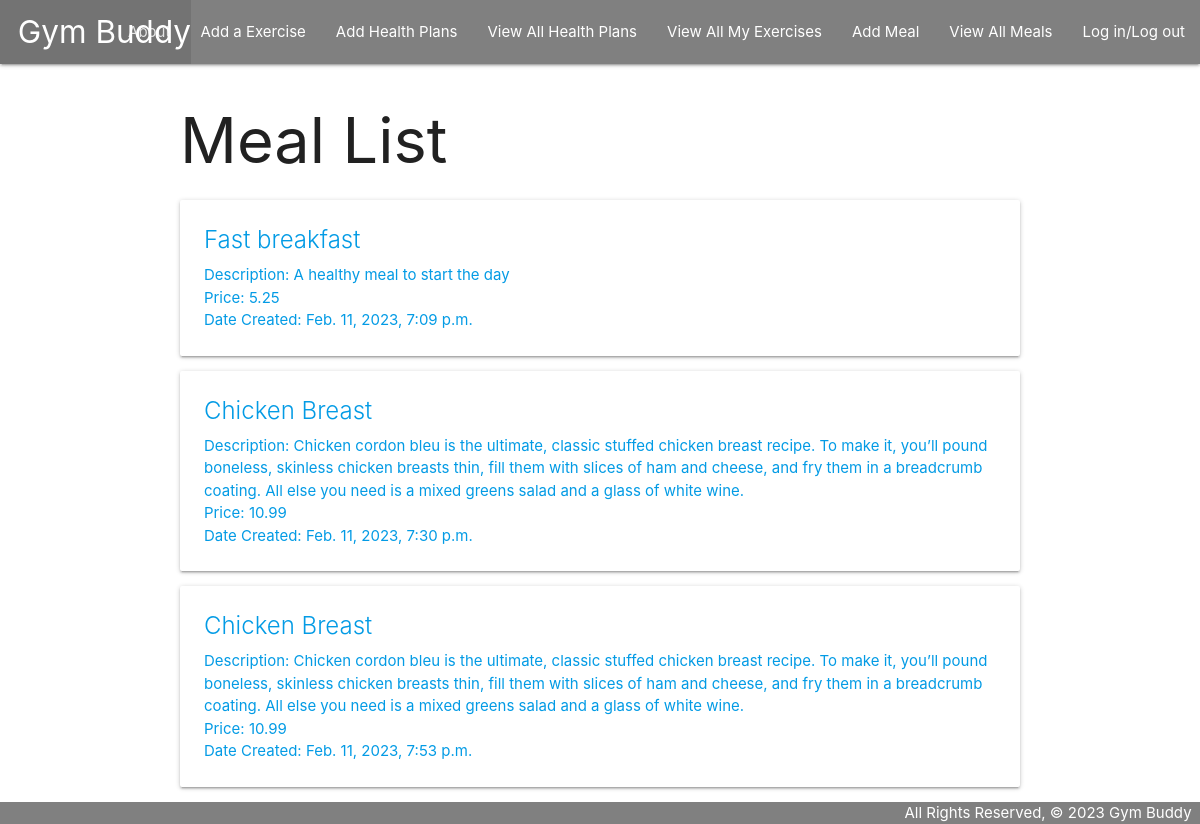
Screenshot of /meals/ with the database file from the repository.
### main_app/models.py (models this page shows, shortened)
class Meal(models.Model):
    name = models.CharField(max_length=50)
    description = models.TextField()
    price = models.DecimalField(max_digits=5, decimal_places=2)
    created_at = models.DateTimeField(auto_now_add=True)

### main_app/views.py (the view)
# urls.py: path('meals/', views.MealList.as_view(), name='meals_index'),
class MealList(ListView):
  model = Meal

### main_app/templates/main_app/meal_list.html
{% extends 'base.html' %}
{% block content %}
<h1>Meal List</h1>
{% for meal in meal_list %}
<a href="{% url 'meals_detail' meal.id %}">
    <div class="card">
        <div class="card-content">
            <span class="card-title">{{ meal.name }}</span>
            <p>Description: {{ meal.description }}</p>
            <p>Price: {{ meal.price }}</p>
            <p>Date Created: {{ meal.created_at }}</p>
        </div>
    </div>
  </a>
{% endfor %}
{% endblock %}

### main_app/static/css/style.css (style rules this page uses)
body { display: flex; min-height: 100vh; flex-direction: column; }

### rows the page displays
Meal: name "Fast breakfast", description "A healthy meal to start the day", price "5.25", created_at "Feb. 11, 2023, 7:09 p.m."
Meal: name "Chicken Breast", description "Chicken cordon bleu is the ultimate, classic stuffed chicken breast recipe. To make it, you’ll pound boneless, skinless chicken breasts thin, fill them with slices of ham and cheese, and fry them in a breadcrumb coating. All else you need is a mixed greens salad and a glass of white wine.", price "10.99", created_at "Feb. 11, 2023, 7:30 p.m."
Meal: name "Chicken Breast", description "Chicken cordon bleu is the ultimate, classic stuffed chicken breast recipe. To make it, you’ll pound boneless, skinless chicken breasts thin, fill them with slices of ham and cheese, and fry them in a breadcrumb coating. All else you need is a mixed greens salad and a glass of white wine.", price "10.99", created_at "Feb. 11, 2023, 7:53 p.m."
